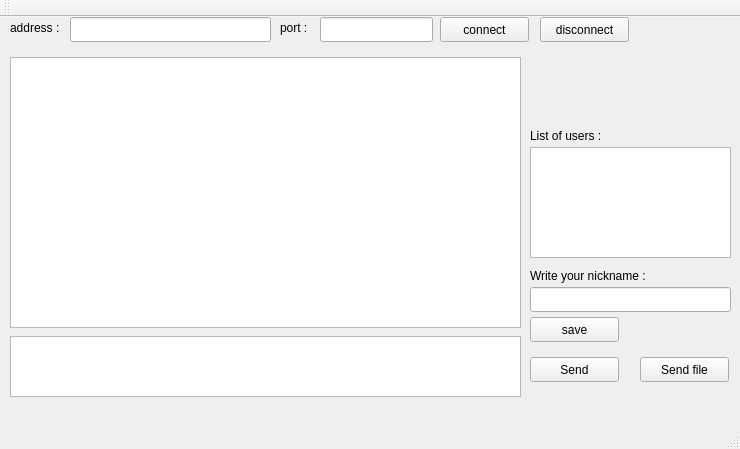
<?xml version="1.0" encoding="UTF-8"?>
<ui version="4.0">
 <class>Client</class>
 <widget class="QMainWindow" name="Client">
  <property name="geometry">
   <rect>
    <x>0</x>
    <y>0</y>
    <width>740</width>
    <height>449</height>
   </rect>
  </property>
  <property name="windowTitle">
   <string>MainWindow</string>
  </property>
  <widget class="QWidget" name="centralWidget">
   <widget class="QLineEdit" name="adress">
    <property name="geometry">
     <rect>
      <x>70</x>
      <y>0</y>
      <width>201</width>
      <height>25</height>
     </rect>
    </property>
   </widget>
   <widget class="QLabel" name="label">
    <property name="geometry">
     <rect>
      <x>10</x>
      <y>0</y>
      <width>67</width>
      <height>21</height>
     </rect>
    </property>
    <property name="text">
     <string>address :</string>
    </property>
   </widget>
   <widget class="QPushButton" name="connect">
    <property name="geometry">
     <rect>
      <x>440</x>
      <y>0</y>
      <width>89</width>
      <height>25</height>
     </rect>
    </property>
    <property name="text">
     <string>connect</string>
    </property>
   </widget>
   <widget class="QPushButton" name="Send_file">
    <property name="geometry">
     <rect>
      <x>640</x>
      <y>340</y>
      <width>89</width>
      <height>25</height>
     </rect>
    </property>
    <property name="text">
     <string>Send file</string>
    </property>
   </widget>
   <widget class="QPushButton" name="save">
    <property name="geometry">
     <rect>
      <x>530</x>
      <y>300</y>
      <width>89</width>
      <height>25</height>
     </rect>
    </property>
    <property name="text">
     <string>save</string>
    </property>
   </widget>
   <widget class="QLabel" name="label_4">
    <property name="geometry">
     <rect>
      <x>530</x>
      <y>250</y>
      <width>171</width>
      <height>17</height>
     </rect>
    </property>
    <property name="text">
     <string>Write your nickname :</string>
    </property>
   </widget>
   <widget class="QLineEdit" name="username">
    <property name="geometry">
     <rect>
      <x>530</x>
      <y>270</y>
      <width>201</width>
      <height>25</height>
     </rect>
    </property>
   </widget>
   <widget class="QListWidget" name="users_list">
    <property name="geometry">
     <rect>
      <x>530</x>
      <y>130</y>
      <width>201</width>
      <height>111</height>
     </rect>
    </property>
   </widget>
   <widget class="QLabel" name="label_2">
    <property name="geometry">
     <rect>
      <x>280</x>
      <y>0</y>
      <width>67</width>
      <height>21</height>
     </rect>
    </property>
    <property name="text">
     <string>port :</string>
    </property>
   </widget>
   <widget class="QLineEdit" name="port">
    <property name="geometry">
     <rect>
      <x>320</x>
      <y>0</y>
      <width>113</width>
      <height>25</height>
     </rect>
    </property>
   </widget>
   <widget class="QPushButton" name="send_message">
    <property name="geometry">
     <rect>
      <x>530</x>
      <y>340</y>
      <width>89</width>
      <height>25</height>
     </rect>
    </property>
    <property name="text">
     <string>Send</string>
    </property>
   </widget>
   <widget class="QLabel" name="label_3">
    <property name="geometry">
     <rect>
      <x>530</x>
      <y>110</y>
      <width>201</width>
      <height>17</height>
     </rect>
    </property>
    <property name="text">
     <string>List of users :</string>
    </property>
   </widget>
   <widget class="QListWidget" name="chat">
    <property name="geometry">
     <rect>
      <x>10</x>
      <y>40</y>
      <width>511</width>
      <height>271</height>
     </rect>
    </property>
   </widget>
   <widget class="QPlainTextEdit" name="message">
    <property name="geometry">
     <rect>
      <x>10</x>
      <y>319</y>
      <width>511</width>
      <height>61</height>
     </rect>
    </property>
   </widget>
   <widget class="QPushButton" name="disconnect">
    <property name="geometry">
     <rect>
      <x>540</x>
      <y>0</y>
      <width>89</width>
      <height>25</height>
     </rect>
    </property>
    <property name="text">
     <string>disconnect</string>
    </property>
   </widget>
  </widget>
  <widget class="QMenuBar" name="menuBar">
   <property name="geometry">
    <rect>
     <x>0</x>
     <y>0</y>
     <width>740</width>
     <height>22</height>
    </rect>
   </property>
  </widget>
  <widget class="QToolBar" name="mainToolBar">
   <attribute name="toolBarArea">
    <enum>TopToolBarArea</enum>
   </attribute>
   <attribute name="toolBarBreak">
    <bool>false</bool>
   </attribute>
  </widget>
  <widget class="QStatusBar" name="statusBar"/>
 </widget>
 <layoutdefault spacing="6" margin="11"/>
 <resources/>
 <connections/>
</ui>
